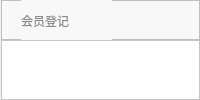
             <widget class="QWidget" name="page_2">
              <layout class="QVBoxLayout" name="verticalLayout_25">
               <property name="spacing">
                <number>0</number>
               </property>
               <property name="leftMargin">
                <number>0</number>
               </property>
               <property name="topMargin">
                <number>0</number>
               </property>
               <property name="rightMargin">
                <number>0</number>
               </property>
               <property name="bottomMargin">
                <number>0</number>
               </property>
               <item>
                <layout class="QVBoxLayout" name="verticalLayout_7">
                 <property name="spacing">
                  <number>0</number>
                 </property>
                 <property name="leftMargin">
                  <number>1</number>
                 </property>
                 <item>
                  <widget class="QFrame" name="frame_6">
                   <property name="maximumSize">
                    <size>
                     <width>16777215</width>
                     <height>40</height>
                    </size>
                   </property>
                   <property name="styleSheet">
                    <string notr="true">background-color:rgb(248, 248, 248)</string>
                   </property>
                   <property name="frameShape">
                    <enum>QFrame::StyledPanel</enum>
                   </property>
                   <property name="frameShadow">
                    <enum>QFrame::Raised</enum>
                   </property>
                   <widget class="QLabel" name="label_10">
                    <property name="geometry">
                     <rect>
                      <x>20</x>
                      <y>0</y>
                      <width>91</width>
                      <height>41</height>
                     </rect>
                    </property>
                    <property name="styleSheet">
                     <string notr="true">font: 75 12pt &quot;微软雅黑&quot;;
color:rgb(140, 140, 140)</string>
                    </property>
                    <property name="text">
                     <string>会员登记</string>
                    </property>
                   </widget>
                  </widget>
                 </item>
                 <item>
                  <widget class="QFrame" name="frame_8">
                   <property name="styleSheet">
                    <string notr="true">QFrame{
font: 13pt &quot;微软雅黑&quot;;
background-color:rgb(255, 255, 255)
}
QLabel{
color:rgb(65, 65, 65);

}
QLineEdit {
    border-width: 1px;
    border-style: solid;
    border-radius: 4px;
	border-color:rgb(199, 199, 199);
	background-color:rgb(255, 255, 255);
	font: 10pt &quot;微软雅黑&quot;
}
QComboBox {
    border-width: 1px;
    border-style: solid;
    border-radius: 4px;
	border-color:rgb(199, 199, 199);
	background-color:rgb(255, 255, 255);
	font: 13pt &quot;微软雅黑&quot;;
}
QComboBox::drop-down {
     subcontrol-origin:paddind;  
     subcontrol-position: top right;
     width: 15px;
     border-left-width: 1px;
     border-left-color: darkgray;
     border-left-style: solid; /* just a single line */
     border-top-right-radius: 3px;
     border-bottom-right-radius: 3px;
	 border:none
 }

QComboBox::down-arrow {
     image: url(:/images/down.png);
     right: 3px;
}
</string>
                   </property>
                   <property name="frameShape">
                    <enum>QFrame::StyledPanel</enum>
                   </property>
                   <property name="frameShadow">
                    <enum>QFrame::Raised</enum>
                   </property>
                   <widget class="QLabel" name="label_11">
                    <property name="geometry">
                     <rect>
                      <x>80</x>
                      <y>120</y>
                      <width>101</width>
                      <height>51</height>
                     </rect>
                    </property>
                    <property name="text">
                     <string>会员卡号：</string>
                    </property>
                   </widget>
                   <widget class="QLabel" name="label_12">
                    <property name="geometry">
                     <rect>
                      <x>480</x>
                      <y>40</y>
                      <width>111</width>
                      <height>41</height>
                     </rect>
                    </property>
                    <property name="text">
                     <string>会员姓名：</string>
                    </property>
                   </widget>
                   <widget class="QLabel" name="label_13">
                    <property name="geometry">
                     <rect>
                      <x>480</x>
                      <y>120</y>
                      <width>111</width>
                      <height>51</height>
                     </rect>
                    </property>
                    <property name="text">
                     <string>手机号码：</string>
                    </property>
                   </widget>
                   <widget class="QLabel" name="label_14">
                    <property name="geometry">
                     <rect>
                      <x>80</x>
                      <y>60</y>
                      <width>101</width>
                      <height>31</height>
                     </rect>
                    </property>
                    <property name="text">
                     <string>会员ID：</string>
                    </property>
                   </widget>
                   <widget class="QLabel" name="label_15">
                    <property name="geometry">
                     <rect>
                      <x>80</x>
                      <y>300</y>
                      <width>51</width>
                      <height>41</height>
                     </rect>
                    </property>
                    <property name="text">
                     <string>性别：</string>
                    </property>
                   </widget>
                   <widget class="QLabel" name="label_16">
                    <property name="geometry">
                     <rect>
                      <x>80</x>
                      <y>210</y>
                      <width>111</width>
                      <height>51</height>
                     </rect>
                    </property>
                    <property name="text">
                     <string>会员生日：</string>
                    </property>
                   </widget>
                   <widget class="QLabel" name="label_17">
                    <property name="geometry">
                     <rect>
                      <x>480</x>
                      <y>290</y>
                      <width>91</width>
                      <height>51</height>
                     </rect>
                    </property>
                    <property name="text">
                     <string>邮箱：</string>
                    </property>
                   </widget>
                   <widget class="QComboBox" name="comboBox">
                    <property name="geometry">
                     <rect>
                      <x>200</x>
                      <y>220</y>
                      <width>91</width>
                      <height>41</height>
                     </rect>
                    </property>
                    <property name="styleSheet">
                     <string notr="true"/>
                    </property>
                    <property name="insertPolicy">
                     <enum>QComboBox::InsertAtBottom</enum>
                    </property>
                    <property name="duplicatesEnabled">
                     <bool>false</bool>
                    </property>
                    <property name="frame">
                     <bool>true</bool>
                    </property>
                    <item>
                     <property name="text">
                      <string>1995</string>
                     </property>
                    </item>
                    <item>
                     <property name="text">
                      <string>1996</string>
                     </property>
                    </item>
                    <item>
                     <property name="text">
                      <string>1997</string>
                     </property>
                    </item>
                    <item>
                     <property name="text">
                      <string>1998</string>
                     </property>
                    </item>
                    <item>
                     <property name="text">
                      <string>1999</string>
                     </property>
                    </item>
                    <item>
                     <property name="text">
                      <string>2000</string>
                     </property>
                    </item>
                    <item>
                     <property name="text">
                      <string>2001</string>
                     </property>
                    </item>
                    <item>
                     <property name="text">
                      <string>2002</string>
                     </property>
                    </item>
                    <item>
                     <property name="text">
                      <string>2003</string>
                     </property>
                    </item>
                    <item>
                     <property name="text">
                      <string>2004</string>
                     </property>
                    </item>
                    <item>
                     <property name="text">
                      <string>2005</string>
                     </property>
                    </item>
                   </widget>
                   <widget class="QLabel" name="label_18">
                    <property name="geometry">
                     <rect>
                      <x>330</x>
                      <y>220</y>
                      <width>31</width>
                      <height>31</height>
                     </rect>
                    </property>
                    <property name="text">
                     <string>年</string>
                    </property>
                   </widget>
                   <widget class="QComboBox" name="comboBox_2">
                    <property name="geometry">
                     <rect>
                      <x>360</x>
                      <y>220</y>
                      <width>91</width>
                      <height>41</height>
                     </rect>
                    </property>
                    <item>
                     <property name="text">
                      <string>1</string>
                     </property>
                    </item>
                    <item>
                     <property name="text">
                      <string>2</string>
                     </property>
                    </item>
                    <item>
                     <property name="text">
                      <string>3</string>
                     </property>
                    </item>
                    <item>
                     <property name="text">
                      <string>4</string>
                     </property>
                    </item>
                    <item>
                     <property name="text">
                      <string>5</string>
                     </property>
                    </item>
                    <item>
                     <property name="text">
                      <string>6</string>
                     </property>
                    </item>
                    <item>
                     <property name="text">
                      <string>7</string>
                     </property>
                    </item>
                    <item>
                     <property name="text">
                      <string>8</string>
                     </property>
                    </item>
                    <item>
                     <property name="text">
                      <string>9</string>
                     </property>
                    </item>
                    <item>
                     <property name="text">
                      <string>10</string>
                     </property>
                    </item>
                    <item>
                     <property name="text">
                      <string>11</string>
                     </property>
                    </item>
                    <item>
                     <property name="text">
                      <string>12</string>
                     </property>
                    </item>
                   </widget>
                   <widget class="QComboBox" name="comboBox_3">
                    <property name="geometry">
                     <rect>
                      <x>520</x>
                      <y>220</y>
                      <width>91</width>
                      <height>41</height>
                     </rect>
                    </property>
                    <item>
                     <property name="text">
                      <string>1</string>
                     </property>
                    </item>
                    <item>
                     <property name="text">
                      <string>2</string>
                     </property>
                    </item>
                    <item>
                     <property name="text">
                      <string>3</string>
                     </property>
                    </item>
                    <item>
                     <property name="text">
                      <string>4</string>
                     </property>
                    </item>
                    <item>
                     <property name="text">
                      <string>5</string>
                     </property>
                    </item>
                    <item>
                     <property name="text">
                      <string>6</string>
                     </property>
                    </item>
                    <item>
                     <property name="text">
                      <string>7</string>
                     </property>
                    </item>
                    <item>
                     <property name="text">
                      <string>8</string>
                     </property>
                    </item>
                    <item>
                     <property name="text">
                      <string>9</string>
                     </property>
                    </item>
                    <item>
                     <property name="text">
                      <string>10</string>
                     </property>
                    </item>
                    <item>
                     <property name="text">
                      <string>11</string>
                     </property>
                    </item>
                    <item>
                     <property name="text">
                      <string>12</string>
                     </property>
                    </item>
                    <item>
                     <property name="text">
                      <string>13</string>
                     </property>
                    </item>
                    <item>
                     <property name="text">
                      <string>14</string>
                     </property>
                    </item>
                    <item>
                     <property name="text">
                      <string>15</string>
                     </property>
                    </item>
                    <item>
                     <property name="text">
                      <string>16</string>
                     </property>
                    </item>
                    <item>
                     <property name="text">
                      <string>17</string>
                     </property>
                    </item>
                    <item>
                     <property name="text">
                      <string>18</string>
                     </property>
                    </item>
                    <item>
                     <property name="text">
                      <string>19</string>
                     </property>
                    </item>
                    <item>
                     <property name="text">
                      <string>20</string>
                     </property>
                    </item>
                    <item>
                     <property name="text">
                      <string>21</string>
                     </property>
                    </item>
                    <item>
                     <property name="text">
                      <string>22</string>
                     </property>
                    </item>
                    <item>
                     <property name="text">
                      <string>23</string>
                     </property>
                    </item>
                    <item>
                     <property name="text">
                      <string>24</string>
                     </property>
                    </item>
                    <item>
                     <property name="text">
                      <string>25</string>
                     </property>
                    </item>
                    <item>
                     <property name="text">
                      <string>26</string>
                     </property>
                    </item>
                    <item>
                     <property name="text">
                      <string>27</string>
                     </property>
                    </item>
                    <item>
                     <property name="text">
                      <string>28</string>
                     </property>
                    </item>
                    <item>
                     <property name="text">
                      <string>29</string>
                     </property>
                    </item>
                    <item>
                     <property name="text">
                      <string>30</string>
                     </property>
                    </item>
                   </widget>
                   <widget class="QLabel" name="label_19">
                    <property name="geometry">
                     <rect>
                      <x>480</x>
                      <y>220</y>
                      <width>21</width>
                      <height>31</height>
                     </rect>
                    </property>
                    <property name="text">
                     <string>月</string>
                    </property>
                   </widget>
                   <widget class="QLabel" name="label_20">
                    <property name="geometry">
                     <rect>
                      <x>630</x>
                      <y>220</y>
                      <width>31</width>
                      <height>31</height>
                     </rect>
                    </property>
                    <property name="text">
                     <string>日</string>
                    </property>
                   </widget>
                   <widget class="QRadioButton" name="radioButton">
                    <property name="geometry">
                     <rect>
                      <x>200</x>
                      <y>310</y>
                      <width>81</width>
                      <height>31</height>
                     </rect>
                    </property>
                    <property name="font">
                     <font>
                      <family>微软雅黑</family>
                      <pointsize>13</pointsize>
                      <weight>50</weight>
                      <italic>false</italic>
                      <bold>false</bold>
                     </font>
                    </property>
                    <property name="styleSheet">
                     <string notr="true">background-color:rgb(255,255,255);
font:  13pt &quot;微软雅黑&quot;;</string>
                    </property>
                    <property name="text">
                     <string>先生</string>
                    </property>
                    <property name="checked">
                     <bool>true</bool>
                    </property>
                   </widget>
                   <widget class="QRadioButton" name="radioButton_2">
                    <property name="geometry">
                     <rect>
                      <x>300</x>
                      <y>310</y>
                      <width>81</width>
                      <height>31</height>
                     </rect>
                    </property>
                    <property name="font">
                     <font>
                      <family>微软雅黑</family>
                      <pointsize>13</pointsize>
                      <weight>50</weight>
                      <italic>false</italic>
                      <bold>false</bold>
                     </font>
                    </property>
                    <property name="styleSheet">
                     <string notr="true">background-color:rgb(255,255,255);
font: 13pt &quot;微软雅黑&quot;;</string>
                    </property>
                    <property name="text">
                     <string>女士</string>
                    </property>
                    <property name="autoExclusive">
                     <bool>true</bool>
                    </property>
                    <property name="autoRepeatDelay">
                     <number>300</number>
                    </property>
                   </widget>
                   <widget class="QLabel" name="label_21">
                    <property name="geometry">
                     <rect>
                      <x>80</x>
                      <y>460</y>
                      <width>111</width>
                      <height>51</height>
                     </rect>
                    </property>
                    <property name="text">
                     <string>会员等级：</string>
                    </property>
                   </widget>
                   <widget class="QComboBox" name="comboBox_4">
                    <property name="geometry">
                     <rect>
                      <x>200</x>
                      <y>460</y>
                      <width>131</width>
                      <height>41</height>
                     </rect>
                    </property>
                    <property name="styleSheet">
                     <string notr="true"/>
                    </property>
                    <item>
                     <property name="text">
                      <string>普通会员</string>
                     </property>
                    </item>
                    <item>
                     <property name="text">
                      <string>高级会员</string>
                     </property>
                    </item>
                    <item>
                     <property name="text">
                      <string>白金会员</string>
                     </property>
                    </item>
                   </widget>
                   <widget class="QLineEdit" name="lineEdit_16">
                    <property name="geometry">
                     <rect>
                      <x>200</x>
                      <y>380</y>
                      <width>201</width>
                      <height>41</height>
                     </rect>
                    </property>
                    <property name="echoMode">
                     <enum>QLineEdit::Password</enum>
                    </property>
                    <property name="readOnly">
                     <bool>false</bool>
                    </property>
                   </widget>
                   <widget class="QLabel" name="label_22">
                    <property name="geometry">
                     <rect>
                      <x>80</x>
                      <y>380</y>
                      <width>91</width>
                      <height>41</height>
                     </rect>
                    </property>
                    <property name="text">
                     <string>密码：</string>
                    </property>
                   </widget>
                   <widget class="QLabel" name="label_23">
                    <property name="geometry">
                     <rect>
                      <x>480</x>
                      <y>380</y>
                      <width>111</width>
                      <height>41</height>
                     </rect>
                    </property>
                    <property name="text">
                     <string>确认密码：</string>
                    </property>
                   </widget>
                   <widget class="QPushButton" name="pushButton_20">
                    <property name="geometry">
                     <rect>
                      <x>480</x>
                      <y>460</y>
                      <width>91</width>
                      <height>51</height>
                     </rect>
                    </property>
                    <property name="styleSheet">
                     <string notr="true">QPushButton{
background-color:rgb(0, 170, 255);
font: bold 10pt &quot;微软雅黑&quot;;
color:rgb(255,255,255);
border-radius: 3px;
}QPushButton::hover{
background-color:rgb(0, 150, 225);
}
QPushButton::pressed{
background-color:rgb(0, 150, 225);
}</string>
                    </property>
                    <property name="text">
                     <string>确认</string>
                    </property>
                    <property name="checkable">
                     <bool>true</bool>
                    </property>
                   </widget>
                   <widget class="QLineEdit" name="lineEdit_17">
                    <property name="geometry">
                     <rect>
                      <x>600</x>
                      <y>380</y>
                      <width>201</width>
                      <height>41</height>
                     </rect>
                    </property>
                    <property name="echoMode">
                     <enum>QLineEdit::Password</enum>
                    </property>
                    <property name="readOnly">
                     <bool>false</bool>
                    </property>
                   </widget>
                   <widget class="QLineEdit" name="lineEdit_24">
                    <property name="geometry">
                     <rect>
                      <x>600</x>
                      <y>300</y>
                      <width>201</width>
                      <height>41</height>
                     </rect>
                    </property>
                    <property name="text">
                     <string/>
                    </property>
                    <property name="readOnly">
                     <bool>false</bool>
                    </property>
                   </widget>
                   <widget class="QLineEdit" name="lineEdit_25">
                    <property name="geometry">
                     <rect>
                      <x>210</x>
                      <y>120</y>
                      <width>201</width>
                      <height>41</height>
                     </rect>
                    </property>
                    <property name="text">
                     <string/>
                    </property>
                    <property name="readOnly">
                     <bool>false</bool>
                    </property>
                   </widget>
                   <widget class="QLineEdit" name="lineEdit_28">
                    <property name="geometry">
                     <rect>
                      <x>210</x>
                      <y>50</y>
                      <width>201</width>
                      <height>41</height>
                     </rect>
                    </property>
                    <property name="text">
                     <string/>
                    </property>
                    <property name="readOnly">
                     <bool>false</bool>
                    </property>
                    <property name="clearButtonEnabled">
                     <bool>false</bool>
                    </property>
                   </widget>
                   <widget class="QLineEdit" name="lineEdit_29">
                    <property name="geometry">
                     <rect>
                      <x>600</x>
                      <y>50</y>
                      <width>201</width>
                      <height>41</height>
                     </rect>
                    </property>
                    <property name="readOnly">
                     <bool>false</bool>
                    </property>
                   </widget>
                   <widget class="QLineEdit" name="lineEdit_30">
                    <property name="geometry">
                     <rect>
                      <x>600</x>
                      <y>130</y>
                      <width>201</width>
                      <height>41</height>
                     </rect>
                    </property>
                    <property name="readOnly">
                     <bool>false</bool>
                    </property>
                   </widget>
                   <widget class="QLabel" name="label_35">
                    <property name="geometry">
                     <rect>
                      <x>420</x>
                      <y>60</y>
                      <width>21</width>
                      <height>20</height>
                     </rect>
                    </property>
                    <property name="styleSheet">
                     <string notr="true">color:red
</string>
                    </property>
                    <property name="text">
                     <string>*</string>
                    </property>
                   </widget>
                   <widget class="QLabel" name="label_38">
                    <property name="geometry">
                     <rect>
                      <x>810</x>
                      <y>60</y>
                      <width>21</width>
                      <height>20</height>
                     </rect>
                    </property>
                    <property name="styleSheet">
                     <string notr="true">color:red
</string>
                    </property>
                    <property name="text">
                     <string>*</string>
                    </property>
                   </widget>
                   <widget class="QLabel" name="label_40">
                    <property name="geometry">
                     <rect>
                      <x>420</x>
                      <y>140</y>
                      <width>21</width>
                      <height>20</height>
                     </rect>
                    </property>
                    <property name="styleSheet">
                     <string notr="true">color:red
</string>
                    </property>
                    <property name="text">
                     <string>*</string>
                    </property>
                   </widget>
                   <widget class="QLabel" name="label_41">
                    <property name="geometry">
                     <rect>
                      <x>810</x>
                      <y>140</y>
                      <width>21</width>
                      <height>20</height>
                     </rect>
                    </property>
                    <property name="styleSheet">
                     <string notr="true">color:red
</string>
                    </property>
                    <property name="text">
                     <string>*</string>
                    </property>
                   </widget>
                  </widget>
                 </item>
                </layout>
               </item>
              </layout>
             </widget>
